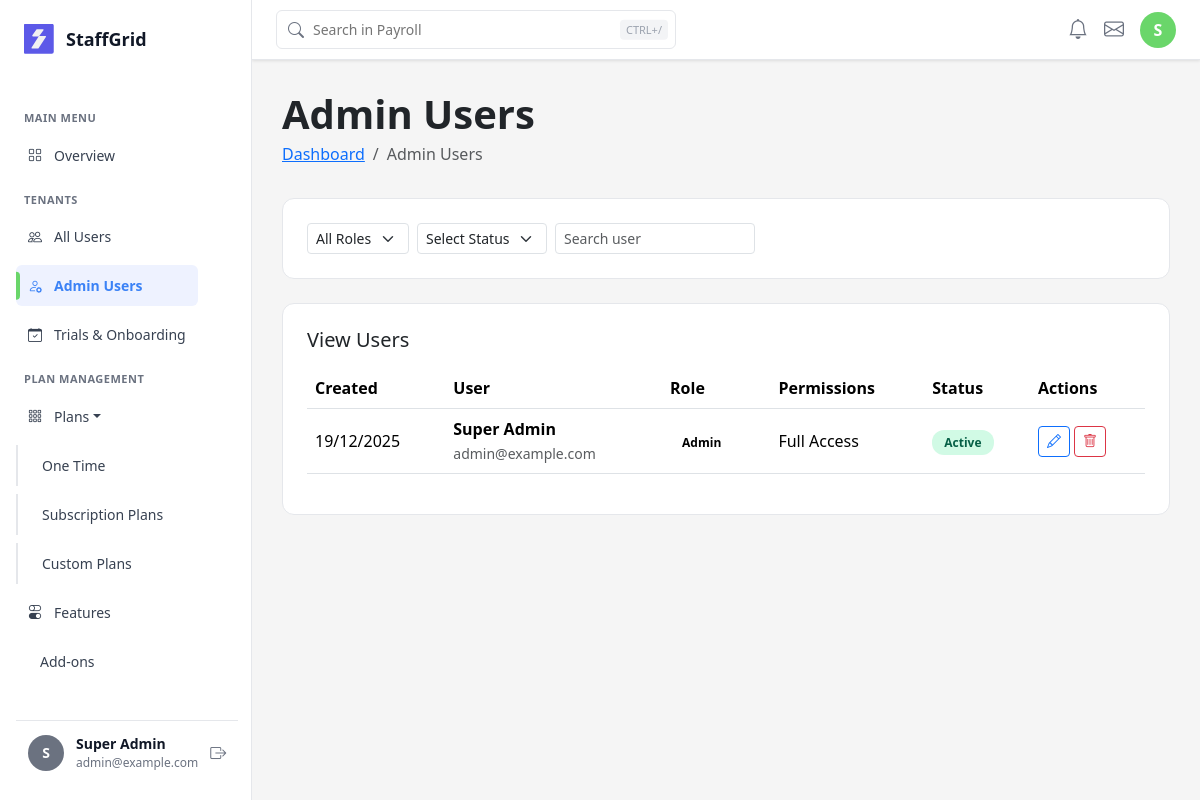
/saas-admin/admin-users/ (signed in), run on an earlier commit of the app's database.
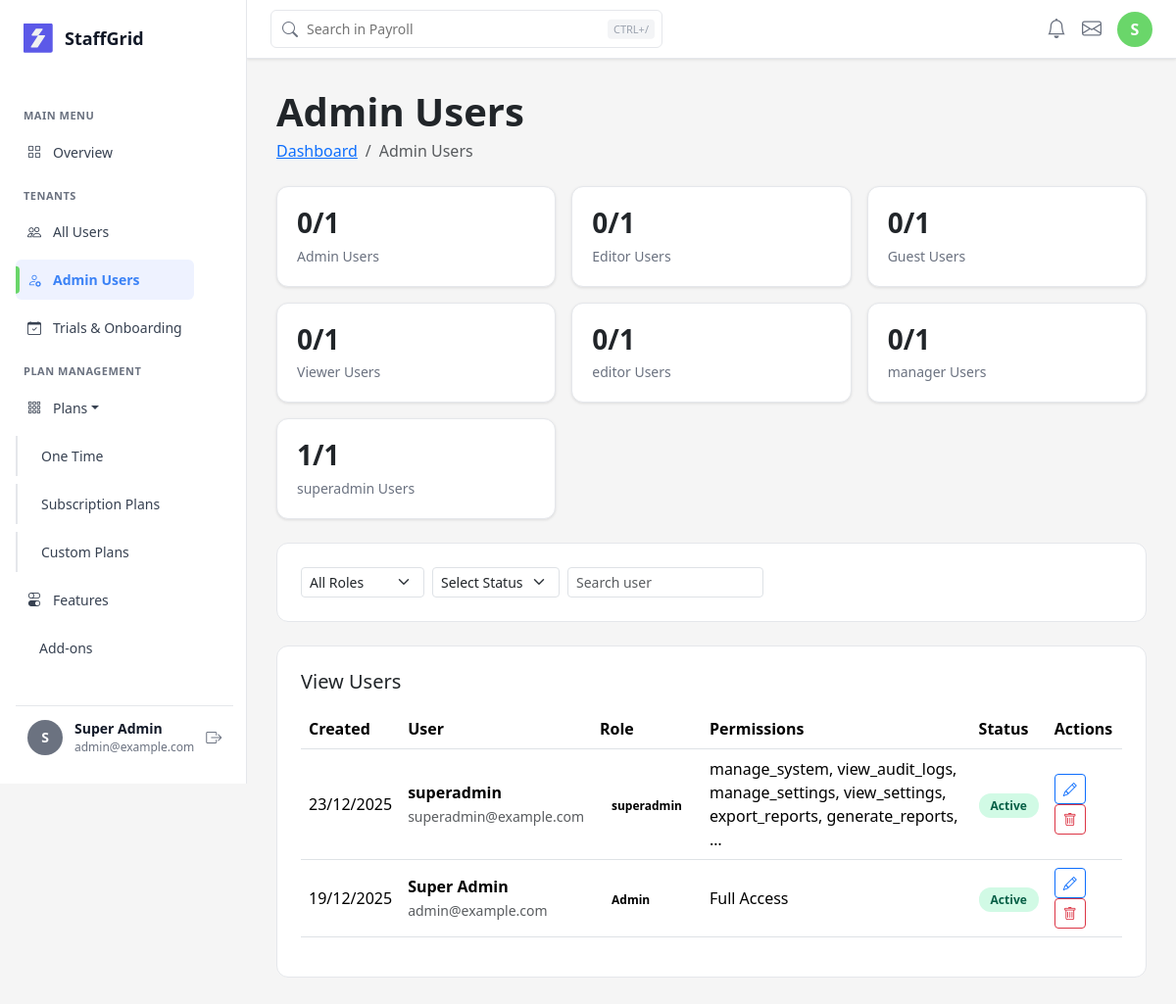
And on a later commit of the database.
### saas/models/user.py (models this page shows, shortened)
class CustomUser(AbstractUser):
    email = models.EmailField(unique=True)
    role = models.ForeignKey(
        'Role',
        on_delete=models.SET_NULL,
        null=True,
        blank=True,
        related_name='users'
    )
    tenant = models.ForeignKey(
        'Tenant',
        on_delete=models.CASCADE,
        null=True,
        blank=True,
        related_name='users'
    )
    phone = models.CharField(max_length=15, blank=True, null=True)
    address = models.TextField(blank=True, null=True)
    profile_picture = models.ImageField(upload_to='profile_pictures/', blank=True, null=True)
    is_verified = models.BooleanField(default=False)
    created_at = models.DateTimeField(default=timezone.now)
    updated_at = models.DateTimeField(auto_now=True)
    USERNAME_FIELD = 'email'
    REQUIRED_FIELDS = ['username']
    objects = CustomUserManager()
    class Meta:
        db_table = 'custom_users'
        ordering = ['-date_joined']
        indexes = [
            models.Index(fields=['email']),
            models.Index(fields=['role']),
            models.Index(fields=['is_active']),
            models.Index(fields=['is_verified']),
        ]

### saas/models/role.py (models this page shows, shortened)
class Role(models.Model):
    ADMIN = 'admin'
    EDITOR = 'editor'
    VIEWER = 'viewer'
    GUEST = 'guest'
    SYSTEM_ROLES = [ADMIN, EDITOR, VIEWER, GUEST]
    name = models.CharField(max_length=100, unique=True)
    description = models.TextField(blank=True, null=True)
    tenant = models.ForeignKey(
        'Tenant',
        on_delete=models.CASCADE,
        related_name='roles',
        null=True,  # Made nullable to avoid migration issues
        blank=True
    )
    is_system = models.BooleanField(default=False)
    is_active = models.BooleanField(default=True)
    created_at = models.DateTimeField(auto_now_add=True)
    updated_at = models.DateTimeField(auto_now=True)
    class Meta:
        db_table = 'roles'
        ordering = ['name']
        indexes = [
            models.Index(fields=['name']),
            models.Index(fields=['is_active']),
        ]
    def get_permission_codenames(self):
        return list(
            self.role_permissions.filter(
                permission__is_active=True
            ).select_related('permission').values_list(
                'permission__codename', flat=True
            )
        )

### saas/views/admin_dashboard_views.py (the view, shortened to what this page needs)
# urls.py: path('admin-users/', admin_users, name='admin_users'),
@login_required(login_url='auth:login')
def admin_users(request):
    if not is_super_admin(request.user):
        messages.error(request, 'Access denied.')
        return redirect('dashboard')
    search_query = request.GET.get('search', '').strip()
    role_filter = request.GET.get('role', '').strip()
    status_filter = request.GET.get('status', '').strip()
    users = CustomUser.objects.filter(
        Q(is_staff=True) | Q(is_superuser=True)
    ).select_related('role').order_by('-date_joined')
    if role_filter:
        users = users.filter(role_id=role_filter)
    if status_filter == 'active':
        users = users.filter(is_active=True)
    elif status_filter == 'inactive':
        users = users.filter(is_active=False)
    from ..models import Role
    role_counts = {}
    for role in Role.objects.all():
        count = users.filter(role=role).count()
        total = Role.objects.filter(id=role.id).count()  # Total users with this role
        role_counts[role.name] = {'current': count, 'total': total}
    paginator = Paginator(users, 10)
    page_number = request.GET.get('page', 1)
    page_obj = paginator.get_page(page_number)
    roles = Role.objects.all().order_by('name')
    context = {
        'users': page_obj,
        'pagination': page_obj,
        'role_counts': role_counts,
        'roles': roles,
        'search_query': search_query,
        'role_filter': role_filter,
        'status_filter': status_filter,
    }
    return render(request, 'admin/admin_users.html', context)

### saas/auth_backend.py (called while the page is built)
    def get_user(self, user_id):
        try:
            return User.objects.get(pk=user_id)
        except User.DoesNotExist:
            return None

### saas/context_processors.py (called while the page is built)
def users_and_roles(request):
    users = CustomUser.objects.select_related('role').all()
    roles = Role.objects.prefetch_related('users').all()
    payments = PaymentTransaction.objects.select_related('tenant').all()[:5]
    return {
        'users': users,
        'roles': roles,
        'payments': payments,
    }

### saas/views/admin_dashboard_views.py (called while the page is built)
def is_super_admin(user):
    return user.is_superuser or user.is_staff

### saas/templates/admin/admin_users.html (shortened to what this page needs)
{% extends 'base.html' %}
{% load humanize %}
{% block content %}
<div class="mb-4">
    <h1 class="fw-bold mb-1">Admin Users</h1>
    <nav>
        <ol class="breadcrumb">
            <li class="breadcrumb-item">
                <a href="{% url 'saas_admin:dashboard' %}">Dashboard</a>
            </li>
            <li class="breadcrumb-item active">Admin Users</li>
        </ol>
    </nav>
</div>
<div class="row g-3 mb-4">
    {% for role_name, counts in role_counts.items %}
    <div class="col-md-4">
        <div class="stat-card">
            <h3>{{ counts.current }}/{{ counts.total }}</h3>
            <p>{{ role_name }} Users</p>
        </div>
    </div>
    {% endfor %}
</div>
<div class="table-container mb-4">
    <form method="get" class="d-flex flex-wrap gap-2 align-items-center">
        <select class="form-select form-select-sm w-auto" name="role"
                onchange="this.form.submit()">
            <option value="">All Roles</option>
        </select>
        <select class="form-select form-select-sm w-auto" name="status"
                onchange="this.form.submit()">
            <option value="">Select Status</option>
        </select>
        <input type="text"
               class="form-control form-control-sm"
               name="search"
               placeholder="Search user"
               value="{{ search_query }}"
               style="width: 200px;"
               onkeypress="if(event.key==='Enter'){this.form.submit();}">
    </form>
</div>
<div class="table-container">
    <h5 class="mb-3">View Users</h5>
    <table class="table table-hover align-middle">
        <thead>
            <tr>
                <th>Created</th>
                <th>User</th>
                <th>Role</th>
                <th>Permissions</th>
                <th>Status</th>
                <th>Actions</th>
            </tr>
        </thead>
        <tbody>
            {% for user in users %}
            <tr>
                <td>{{ user.date_joined|date:"d/m/Y" }}</td>
                <td>
                    <strong>{{ user.get_full_name|default:user.username }}</strong><br>
                    <small class="text-muted">{{ user.email }}</small>
                </td>
                <td>
                    {% if user.role %}
                        <span class="badge-role">{{ user.role.name }}</span>
                    {% else %}
                        <span class="badge-role">Admin</span>
                    {% endif %}
                </td>
                <td>
                    {% if user.role %}
                        {{ user.role.get_permission_codenames|join:", "|truncatewords:6 }}
                    {% else %}
                        Full Access
                    {% endif %}
                </td>
                <td>
                    {% if user.is_active %}
                        <span class="badge-status badge-active">Active</span>
                    {% else %}
                        <span class="badge-status bg-light text-muted">Inactive</span>
                    {% endif %}
                </td>
                <td>
                    <a href="#" class="btn btn-sm btn-outline-primary">
                        <i class="bi bi-pencil"></i>
                    </a>
                    <a href="#" class="btn btn-sm btn-outline-danger">
                        <i class="bi bi-trash"></i>
                    </a>
                </td>
            </tr>
            {% empty %}
            <tr>
                <td colspan="6" class="text-center text-muted py-4">
                    No users found
                </td>
            </tr>
            {% endfor %}
        </tbody>
    </table>
</div>
{% endblock %}

### saas/templates/base.html (shortened to what the changed rows need)
<!DOCTYPE html>
<html lang="en">
<head>
    <link href="https://cdn.jsdelivr.net/npm/bootstrap@5.3.2/dist/css/bootstrap.min.css" rel="stylesheet">
    <link rel="stylesheet" href="https://cdn.jsdelivr.net/npm/bootstrap-icons@1.11.1/font/bootstrap-icons.css">
</head>
<body>
    <div class="main-container">
        <aside class="sidebar">
            {% if user.is_authenticated %}
            <div class="user-profile-bottom">
                <div class="user-avatar-small">
                    {{ user.first_name.0|upper|default:user.username.0|upper }}
                </div>
                <div class="user-info-small">
                    <div class="user-name-small">Super Admin</div>
                    <div class="user-email-small">{{ user.email }}</div>
                </div>
                <form method="POST" action="{% url 'logout' %}" style="margin: 0;">
                    <button type="submit"
                        style="background: none; border: none; color: var(--Grey-Grey-500); cursor: pointer;">
                        <i class="bi bi-box-arrow-right"></i>
                    </button>
                </form>
            </div>
            {% endif %}
        </aside>
        <nav class="top-navbar"
            style="position: fixed; top: 0; left: 252px; right: 0; height: 60px; background: #fff; border-bottom: 1px solid #E5E7EB; z-index: 999; display: flex; align-items: center; padding: 0 24px; box-shadow: 0 1px 3px rgba(0,0,0,0.1);">
            <div style="display: flex; align-items: center; gap: 16px;">
                <i class="bi bi-bell" style="font-size: 20px; color: #6B7280; cursor: pointer;"></i>
                <i class="bi bi-envelope" style="font-size: 20px; color: #6B7280; cursor: pointer;"></i>
                <div
                    style="width: 36px; height: 36px; border-radius: 50%; background: #6AD66A; display: flex; align-items: center; justify-content: center; color: white; font-weight: 600; cursor: pointer;">
                    {{ user.first_name.0|upper|default:user.username.0|upper }}
                </div>
            </div>
        </nav>
        <main class="main-content" style="margin-top: 60px;">
            {% block content %}{% endblock %}
        </main>
    </div>
</body>
</html>

What changed in the data, as far as the page shows it:
added Role: role_counts "Admin"
added Role: role_counts "Editor"
added Role: role_counts "Guest"
added Role: role_counts "Viewer"
added Role: role_counts "editor"
added Role: role_counts "manager"
added Role: role_counts "superadmin"
added CustomUser: date_joined "23/12/2025", get_full_name "superadmin", email "superadmin@example.com", role.name "superadmin", role.get_permission_codenames "manage_system, view_audit_logs, manage_settings, view_settings, export_reports, generate_reports, …", is_active "Active"
Also different on the page:
new list line: "0 / 1 Users"
new list line: "1 / 1 Users"
